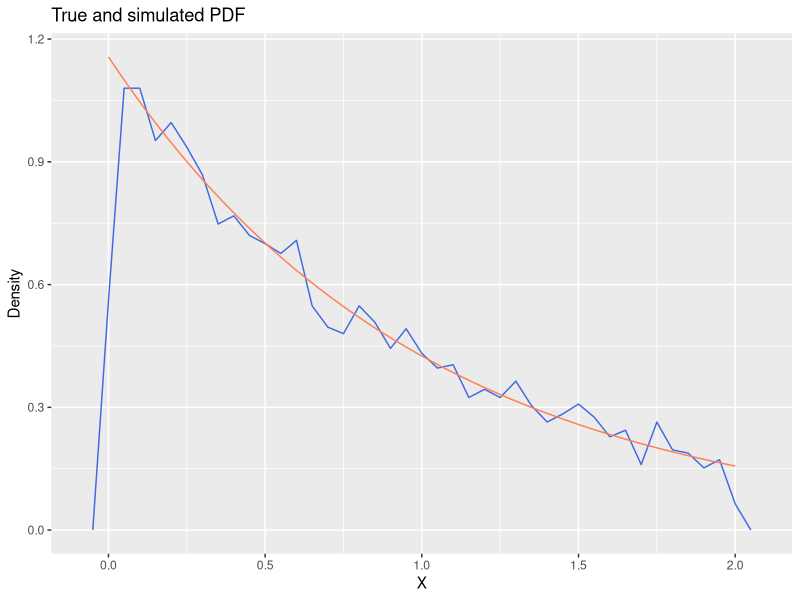

Write R code to recreate this figure.
## ---- chunk 1
x = c(125, 18, 19, 35) # Observations
A = -x[1]-x[2]-x[3]-x[4]
B = x[1]-2*x[2]-2*x[3]-x[4]
C = 2*x[4]
t1 = (-B+sqrt(B^2-4*A*C))/(2*A)
t2 = (-B-sqrt(B^2-4*A*C))/(2*A)
## ---- chunk 2
### BEGIN: Code

## Imports
library(ggplot2) # pretty plotting

## Parameterize script
K = 5000 # Number of samples
NN = (1 - exp(-2)) # Normalizing constant

## Suboutines
fx = function(x){
    # pdf for random variable X
    if(x<0){return(0)}
    if(x>2){return(0)}

    r = exp(-x) / NN
    return(r)
}

Fx = function(x){
    # cdf for random variable X
    if(x<0){return(0)}
    if(x>2){return(0)}

    r = (1 - exp(-x)) / NN
    return(r)
}

Fu = function(u){
    # Inverse cdf for the random variable X
    if(u<0){return(NaN)}
    if(u>1){return(NaN)}

    r = -log(1 - u*(1-exp(-2)))
    return(r)
}

## Simulate
Fuv = Vectorize(Fu) # Make Fu take vector arguments cleanly
us = runif(K, 0, 1) # K samples from U(0,1)
inv_xs = Fuv(us) # Inverse sampling method

## Plot results
# Simulated data with true distribution overlay
plt_xs = seq(0, 2, length.out = 100) # xs for true fx(x) pdf
fxv = Vectorize(fx)
plt_ys = fxv(plt_xs) # true fx(x) = ys

df_tru = data.frame(x_tru = plt_xs, y_tru = plt_ys)
df_sim = data.frame(x_sim = inv_xs)

plt1 = ggplot() +
    geom_freqpoly( # Filled in density for the simulated data
                data = df_sim,
                aes(x = x_sim, y = ..density..),
                binwidth = 0.05,
                color="royalblue"
            ) +
    geom_line(
                data = df_tru,
                aes(x = x_tru, y = y_tru),
                color="coral"
            ) +
    labs(
                title = "True and simulated PDF",
                x = "X",
                y = "Density"
            )
plt1

### END: Code
